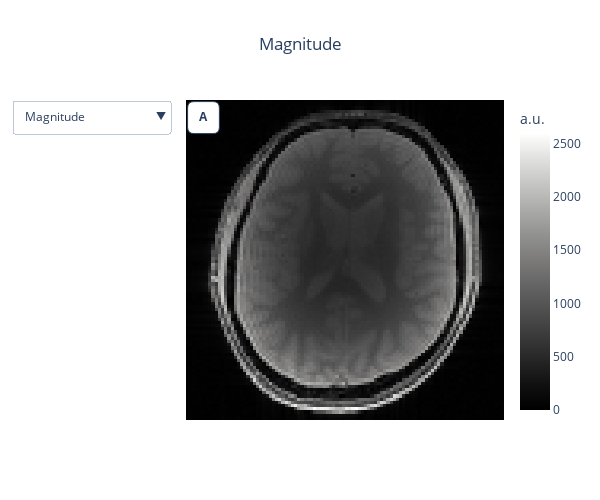

Source (notebook cell):
### Code cell
#| label: b0Fig1jn

# Prepare Python environment

import scipy.io as sio
from pathlib import Path

data_dir = Path("../../../data/05-B0/data/fmap")

import math
import json
import nibabel as nib
import numpy as np
from numpy.fft import ifftn, fftn, ifft, fftshift, ifftshift
import os
import plotly.express as px
import plotly.graph_objects as go
from plotly.subplots import make_subplots
from scipy.signal import butter, lfilter, freqz, filtfilt
from scipy.io import loadmat
import warnings
PI_UNICODE = "\U0001D70B"
CHI_UNICODE = "\U0001D712"
MICRO_UNICODE = "\u00B5"
GYRO_BAR_RATIO_H = 42.6e6  # [Hz/T]

fname_mag_e1 = data_dir / "sub-fmap_magnitude1.nii.gz"
fname_mag_e1_json = data_dir / "sub-fmap_magnitude1.json"
fname_phase_e1 = data_dir / "sub-fmap_phase1.nii.gz"
fname_phase_e2 = data_dir / "sub-fmap_phase2.nii.gz"
fname_mask = data_dir / "mask.nii.gz"
fname_fmap = data_dir / "fmap.nii.gz"
mag_e1 = nib.load(fname_mag_e1).get_fdata()[30:-30,8:108,30]
phase_e1 = nib.load(fname_phase_e1).get_fdata()[30:-30,8:108,30]
phase_e2 = nib.load(fname_phase_e2).get_fdata()[30:-30,8:108,30]
fmap_hz = nib.load(fname_fmap).get_fdata()[30:-30,8:108,30]
# mag_e1 = nib.load(fname_mag_e1).get_fdata()
# phase_e1 = nib.load(fname_phase_e1).get_fdata()
# phase_e2 = nib.load(fname_phase_e2).get_fdata()
# mask = nib.load(fname_mask).get_fdata()
# fmap_hz = nib.load(fname_fmap).get_fdata()

with open(fname_mag_e1_json, 'r') as json_data:
    data = json.load(json_data)

freq = data["ImagingFrequency"]
fmap_t = fmap_hz / GYRO_BAR_RATIO_H * 1e6
fmap_ppm = fmap_hz / freq

fig = go.Figure()
fig.add_trace(go.Heatmap(z=np.rot90(mag_e1, k=-1),
                         colorscale='gray',
                         colorbar=dict(
                            title="a.u.",
                            titleside="top",
                            tickmode="array"
                         ))
             )
fig.add_trace(go.Heatmap(z=np.rot90(phase_e2 / 4095 * 2 * math.pi - math.pi, k=-1),
                         colorscale='gray',
                         colorbar=dict(
                            title="Rad",
                            titleside="top",
                            tickmode="array",
                            tickvals=[-math.pi, 0, math.pi-0.01],
                            ticktext = [f"-{PI_UNICODE}", 0, f'{PI_UNICODE}']
                        ),
                         visible=False))
fig.add_trace(go.Heatmap(z=np.rot90(fmap_hz, k=-1),
                         colorscale='RdBu',
                         zmin=-100,
                         zmax=100,
                         colorbar=dict(
                            title="Hz",
                            titleside="top",
                            tickmode="array"
                        ),
                         visible=False))
fig.add_trace(go.Heatmap(z=np.rot90(fmap_t, k=-1),
                         colorscale='RdBu',
                         zmin=-2,
                         zmax=2,
                         colorbar=dict(
                            title=f"{MICRO_UNICODE}T",
                            titleside="top",
                            tickmode="array"
                        ),
                         visible=False))
fig.add_trace(go.Heatmap(z=np.rot90(fmap_ppm, k=-1),
                         colorscale='RdBu',
                         zmin=-1,
                         zmax=1,
                         colorbar=dict(
                            title="ppm",
                            titleside="top",
                            tickmode="array"
                        ),
                         visible=False))



x0=0
y0=89
x1=10
y1=99
h = 2
rounded_bottom_left = f' M {x0+h}, {y0} Q {x0}, {y0} {x0}, {y0+h}'#
rounded_top_left = f' L {x0}, {y1-h} Q {x0}, {y1} {x0+h}, {y1}'
rounded_top_right = f' L {x1-h}, {y1} Q {x1}, {y1} {x1}, {y1-h}'
rounded_bottom_right = f' L {x1}, {y0+h} Q {x1}, {y0} {x1-h}, {y0}Z'
path = rounded_bottom_left + rounded_top_left+\
         rounded_top_right+rounded_bottom_right

annotations = ['A', 'B', 'C', 'D', 'E']
shapes = []
for i_shape, annotation in enumerate(annotations):
    shapes.append(dict(type='path',
                       path=path,
                       fillcolor='white',
                       layer='above',
                       line=dict(width=1),
                       label=dict(text=f"<b>{annotation}</b>")
                      )
                 )

fig.add_shape(shapes[0])
# Add dropdown
fig.update_layout(
    title_text="Magnitude",
    title_x=0.5,
    height=500,
    width=600,
    updatemenus=[
        dict(
            buttons=list([
                dict(
                    method="update",
                    args=[{"visible": [True, False, False, False, False]},
                          {'shapes': [shapes[0]], "title": "Magnitude"}],
                    label="Magnitude",
                ),
                dict(
                    method="update",
                    args=[{"visible": [False, True, False, False, False]},
                          {'shapes': [shapes[1]], "title": "Phase"}],
                    label="Phase",
                    
                ),
                dict(
                    method="update",
                    args=[{"visible": [False, False, True, False, False]},
                          {'shapes': [shapes[2]], "title": "B0 Fieldmap (Hz)"}],
                    label="B0 field map (Hz)",
                ),
                dict(
                    method="update",
                    args=[{"visible": [False, False, False, True, False]},
                          {'shapes': [shapes[3]], "title": f"B0 Fieldmap ({MICRO_UNICODE}Tesla)"}],
                    label=f"B0 field map ({MICRO_UNICODE}Tesla)",
                ),
                dict(
                    method="update",
                    args=[{"visible": [False, False, False, False, True]},
                          {'shapes': [shapes[4]], "title": "B0 Fieldmap (ppm)"}],
                    label="B0 field map (ppm)",
                )
            ]),
            direction="down",
            showactive=True,
        )
    ]
)
fig.update_xaxes(showticklabels=False)
fig.update_yaxes(showticklabels=False)
fig.show()

### Figure 1 — Plotly figure (JSON) as saved in the notebook; plotly's stock layout.template omitted (floating-point values rounded to 4 significant figures; data arrays with more than 128 entries replaced by an {"elided": "..."} marker saying what was removed)
{"data": [{"colorbar": {"tickmode": "array", "title": {"side": "top", "text": "a.u."}}, "colorscale": [[0, "rgb(0, 0, 0)"], [0.09091, "rgb(16, 16, 16)"], [0.1818, "rgb(38, 38, 38)"], [0.2727, "rgb(59, 59, 59)"], [0.3636, "rgb(81, 80, 80)"], [0.4545, "rgb(102, 101, 101)"], [0.5455, "rgb(124, 123, 122)"], [0.6364, "rgb(146, 146, 145)"], [0.7273, "rgb(171, 171, 170)"], [0.8182, "rgb(197, 197, 195)"], [0.9091, "rgb(224, 224, 223)"], [1, "rgb(254, 254, 253)"]], "type": "heatmap", "z": {"elided": "100x100 int values"}}, {"colorbar": {"tickmode": "array", "ticktext": ["-𝜋", 0, "𝜋"], "tickvals": [-3.142, 0, 3.132], "title": {"side": "top", "text": "Rad"}}, "colorscale": [[0, "rgb(0, 0, 0)"], [0.09091, "rgb(16, 16, 16)"], [0.1818, "rgb(38, 38, 38)"], [0.2727, "rgb(59, 59, 59)"], [0.3636, "rgb(81, 80, 80)"], [0.4545, "rgb(102, 101, 101)"], [0.5455, "rgb(124, 123, 122)"], [0.6364, "rgb(146, 146, 145)"], [0.7273, "rgb(171, 171, 170)"], [0.8182, "rgb(197, 197, 195)"], [0.9091, "rgb(224, 224, 223)"], [1, "rgb(254, 254, 253)"]], "type": "heatmap", "visible": false, "z": {"elided": "100x100 float values"}}, {"colorbar": {"tickmode": "array", "title": {"side": "top", "text": "Hz"}}, "colorscale": [[0, "rgb(103,0,31)"], [0.1, "rgb(178,24,43)"], [0.2, "rgb(214,96,77)"], [0.3, "rgb(244,165,130)"], [0.4, "rgb(253,219,199)"], [0.5, "rgb(247,247,247)"], [0.6, "rgb(209,229,240)"], [0.7, "rgb(146,197,222)"], [0.8, "rgb(67,147,195)"], [0.9, "rgb(33,102,172)"], [1, "rgb(5,48,97)"]], "type": "heatmap", "visible": false, "z": {"elided": "100x100 float values"}, "zmax": 100, "zmin": -100}, {"colorbar": {"tickmode": "array", "title": {"side": "top", "text": "µT"}}, "colorscale": [[0, "rgb(103,0,31)"], [0.1, "rgb(178,24,43)"], [0.2, "rgb(214,96,77)"], [0.3, "rgb(244,165,130)"], [0.4, "rgb(253,219,199)"], [0.5, "rgb(247,247,247)"], [0.6, "rgb(209,229,240)"], [0.7, "rgb(146,197,222)"], [0.8, "rgb(67,147,195)"], [0.9, "rgb(33,102,172)"], [1, "rgb(5,48,97)"]], "type": "heatmap", "visible": false, "z": {"elided": "100x100 float values"}, "zmax": 2, "zmin": -2}, {"colorbar": {"tickmode": "array", "title": {"side": "top", "text": "ppm"}}, "colorscale": [[0, "rgb(103,0,31)"], [0.1, "rgb(178,24,43)"], [0.2, "rgb(214,96,77)"], [0.3, "rgb(244,165,130)"], [0.4, "rgb(253,219,199)"], [0.5, "rgb(247,247,247)"], [0.6, "rgb(209,229,240)"], [0.7, "rgb(146,197,222)"], [0.8, "rgb(67,147,195)"], [0.9, "rgb(33,102,172)"], [1, "rgb(5,48,97)"]], "type": "heatmap", "visible": false, "z": {"elided": "100x100 float values"}, "zmax": 1, "zmin": -1}], "layout": {"height": 500, "shapes": [{"fillcolor": "white", "label": {"text": "<b>A</b>"}, "layer": "above", "line": {"width": 1}, "path": " M 2, 89 Q 0, 89 0, 91 L 0, 97 Q 0, 99 2, 99 L 8, 99 Q 10, 99 10, 97 L 10, 91 Q 10, 89 8, 89Z", "type": "path"}], "title": {"text": "Magnitude", "x": 0.5}, "updatemenus": [{"buttons": [{"args": [{"visible": [true, false, false, false, false]}, {"shapes": [{"fillcolor": "white", "label": {"text": "<b>A</b>"}, "layer": "above", "line": {"width": 1}, "path": " M 2, 89 Q 0, 89 0, 91 L 0, 97 Q 0, 99 2, 99 L 8, 99 Q 10, 99 10, 97 L 10, 91 Q 10, 89 8, 89Z", "type": "path"}], "title": "Magnitude"}], "label": "Magnitude", "method": "update"}, {"args": [{"visible": [false, true, false, false, false]}, {"shapes": [{"fillcolor": "white", "label": {"text": "<b>B</b>"}, "layer": "above", "line": {"width": 1}, "path": " M 2, 89 Q 0, 89 0, 91 L 0, 97 Q 0, 99 2, 99 L 8, 99 Q 10, 99 10, 97 L 10, 91 Q 10, 89 8, 89Z", "type": "path"}], "title": "Phase"}], "label": "Phase", "method": "update"}, {"args": [{"visible": [false, false, true, false, false]}, {"shapes": [{"fillcolor": "white", "label": {"text": "<b>C</b>"}, "layer": "above", "line": {"width": 1}, "path": " M 2, 89 Q 0, 89 0, 91 L 0, 97 Q 0, 99 2, 99 L 8, 99 Q 10, 99 10, 97 L 10, 91 Q 10, 89 8, 89Z", "type": "path"}], "title": "B0 Fieldmap (Hz)"}], "label": "B0 field map (Hz)", "method": "update"}, {"args": [{"visible": [false, false, false, true, false]}, {"shapes": [{"fillcolor": "white", "label": {"text": "<b>D</b>"}, "layer": "above", "line": {"width": 1}, "path": " M 2, 89 Q 0, 89 0, 91 L 0, 97 Q 0, 99 2, 99 L 8, 99 Q 10, 99 10, 97 L 10, 91 Q 10, 89 8, 89Z", "type": "path"}], "title": "B0 Fieldmap (µTesla)"}], "label": "B0 field map (µTesla)", "method": "update"}, {"args": [{"visible": [false, false, false, false, true]}, {"shapes": [{"fillcolor": "white", "label": {"text": "<b>E</b>"}, "layer": "above", "line": {"width": 1}, "path": " M 2, 89 Q 0, 89 0, 91 L 0, 97 Q 0, 99 2, 99 L 8, 99 Q 10, 99 10, 97 L 10, 91 Q 10, 89 8, 89Z", "type": "path"}], "title": "B0 Fieldmap (ppm)"}], "label": "B0 field map (ppm)", "method": "update"}], "direction": "down", "showactive": true}], "width": 600, "xaxis": {"showticklabels": false}, "yaxis": {"showticklabels": false}}}
